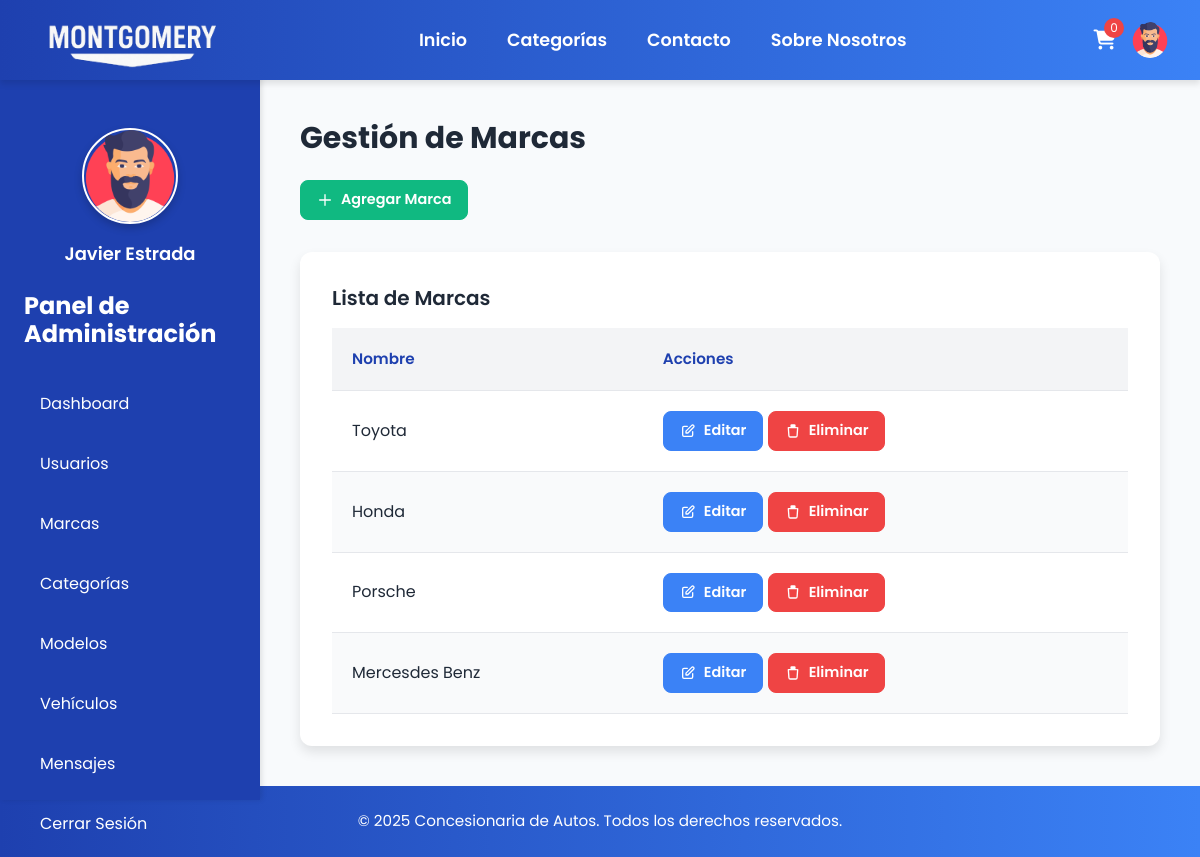
Page /admin/brands.php (signed in) on the committed database.
### tables this page shows
CREATE TABLE `brands` (
  `id` int(11) NOT NULL,
  `name` varchar(50) NOT NULL
);

### admin/brands.php (the view, shortened to what this page needs)
<?php
include '../includes/header.php';
$brands = $pdo->query("SELECT * FROM brands")->fetchAll();
?>
<?php include '../includes/admin_sidebar.php'; ?>
<div class="main-content">
    <h1 class="text-3xl font-bold mb-6 text-1E40AF">Gestión de Marcas</h1>
    <button type="button" class="btn btn-add mb-8" id="open-add-modal">
        <svg fill="none" stroke="currentColor" viewBox="0 0 24 24" xmlns="http://www.w3.org/2000/svg">
            <path stroke-linecap="round" stroke-linejoin="round" stroke-width="2" d="M12 4v16m8-8H4"></path>
        </svg>
        Agregar Marca
    </button>
    <div class="table-container">
        <h2 class="text-xl font-semibold mb-4 text-1E40AF">Lista de Marcas</h2>
        <table>
            <thead>
                <tr>
                    <th>Nombre</th>
                    <th>Acciones</th>
                </tr>
            </thead>
            <tbody>
                <?php foreach ($brands as $brand): ?>
                    <tr>
                        <td><?php echo htmlspecialchars($brand['name']); ?></td>
                        <td>
                            <button class="btn btn-edit edit-brand-btn"
                                    data-id="<?php echo $brand['id']; ?>"
                                    data-name="<?php echo htmlspecialchars($brand['name']); ?>">
                                <svg fill="none" stroke="currentColor" viewBox="0 0 24 24" xmlns="http://www.w3.org/2000/svg">
                                    <path stroke-linecap="round" stroke-linejoin="round" stroke-width="2" d="M11 5H6a2 2 0 00-2 2v11a2 2 0 002 2h11a2 2 0 002-2v-5m-1.414-9.414a2 2 0 112.828 2.828L11.828 15H9v-2.828l8.586-8.586z"></path>
                                </svg>
                                Editar
                            </button>
                            <a href="delete_brand.php?id=<?php echo $brand['id']; ?>" onclick="return confirmDelete('¿Seguro que quieres eliminar esta marca?')" class="btn btn-delete">
                                <svg fill="none" stroke="currentColor" viewBox="0 0 24 24" xmlns="http://www.w3.org/2000/svg">
                                    <path stroke-linecap="round" stroke-linejoin="round" stroke-width="2" d="M19 7l-.867 12.142A2 2 0 0116.138 21H7.862a2 2 0 01-1.995-1.858L5 7m5-4h4a1 1 0 011 1v1H9V4a1 1 0 011-1zm-5 4h12"></path>
                                </svg>
                                Eliminar
                            </a>
                        </td>
                    </tr>
                <?php endforeach; ?>
            </tbody>
        </table>
    </div>
</div>
<?php include '../includes/footer.php'; ?>

### css/styles.css (style rules this page uses)
body { font-family: "Poppins", sans-serif; background-color: #f8fafc; color: #1f2937; margin: 0; }
.main-content { margin-left: 260px; padding: 2.5rem; }
.table-container { background-color: #ffffff; border-radius: 12px; padding: 2rem; box-shadow: 0 6px 12px rgba(0, 0, 0, 0.1); }
table { width: 100%; border-collapse: separate; border-spacing: 0; }
th, td { padding: 1.25rem; text-align: left; border-bottom: 1px solid #e5e7eb; }
th { background-color: #f3f4f6; font-weight: 600; color: #1e40af; font-size: 0.95rem; }
tr:nth-child(even) { background-color: #f9fafb; }
button, .button { background-color: #1e40af; color: #ffffff; padding: 0.75rem 1.5rem; border-radius: 8px; border: none; cursor: pointer; font-weight: 600; transition: all 0.3s ease; }
.btn { display: inline-flex; align-items: center; gap: 0.5rem; padding: 0.5rem 1rem; border-radius: 8px; font-size: 0.9rem; font-weight: 600; transition: all 0.3s ease; cursor: pointer; text-decoration: none; }
.btn svg { width: 16px; height: 16px; }
.btn-edit { background-color: #3b82f6; color: #ffffff; border: 1px solid #3b82f6; }
.btn-delete { background-color: #ef4444; color: #ffffff; border: 1px solid #ef4444; }
.btn-add { background-color: #10b981; color: #ffffff; border: 1px solid #10b981; }

### rows in the picture
brands: name "Toyota"
brands: name "Honda"
brands: name "Porsche"
brands: name "Mercesdes Benz"

### other values in the picture
$_SESSION['first_name'] . ' ' . $_SESSION['last_name'] "Javier Estrada"
